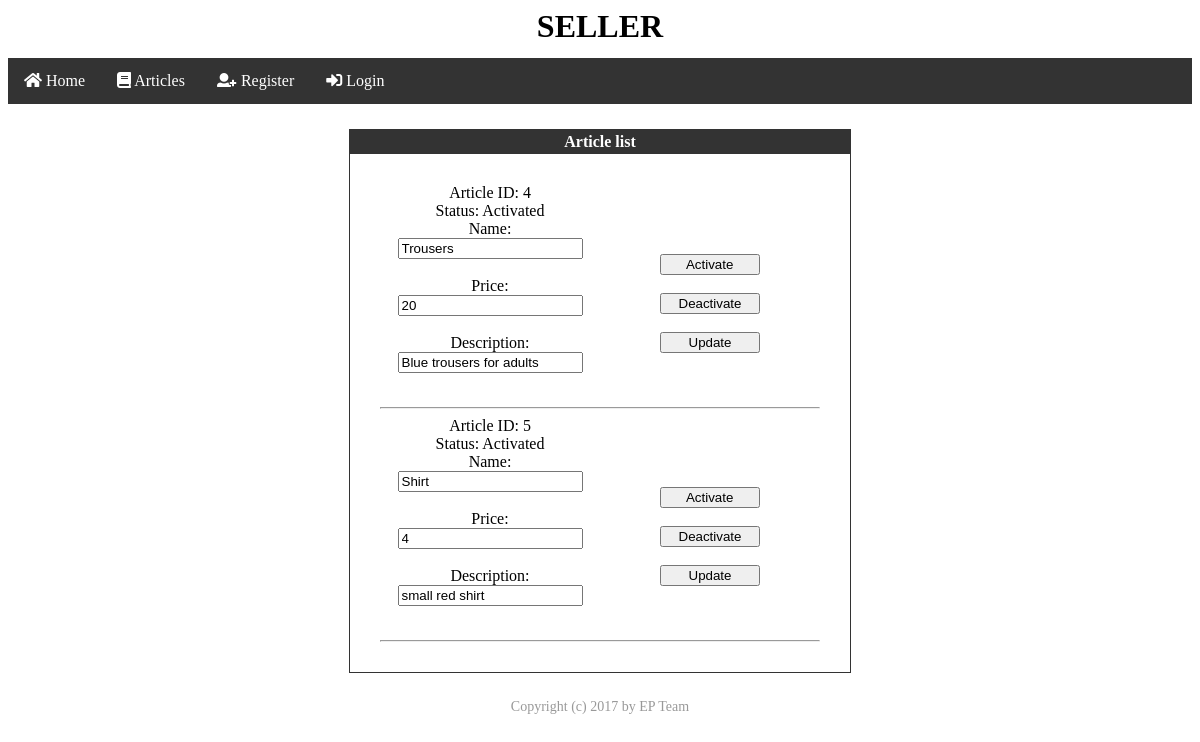
Page /verzija1/article_list.php on the committed database.
### tables this page shows
CREATE TABLE `articles` (
  `id` int(11) NOT NULL AUTO_INCREMENT,
  `name` varchar(45) NOT NULL,
  `price` float NOT NULL,
  `description` varchar(220) DEFAULT NULL,
  `active` tinyint(4) DEFAULT '0',
  PRIMARY KEY (`id`)
);

### verzija1/database/DB_Engine.php (called while the page is built, shortened)
<?php
$host = "localhost";
$user = "root";
$password = "";
$schema = "spletna_trgovina";
$config = "mysql:host=" . $host
        . ";dbname=" . $schema;
$options = array(
    PDO::ATTR_ERRMODE => PDO::ERRMODE_EXCEPTION,
    PDO::ATTR_DEFAULT_FETCH_MODE => PDO::FETCH_ASSOC,
    PDO::ATTR_PERSISTENT => true,
    PDO::MYSQL_ATTR_INIT_COMMAND => 'SET NAMES utf8'
);
$db = new PDO($config, $user, $password, $options);
function fetchRows($query){
    global $db;
    return $db->query($query);
}
?>

### verzija1/article_list.php (the view, shortened to what this page needs)
<?php
include 'database/DB_Engine.php';
?>
<html>
<?php include 'templates/template_head.php'; ?>
<body>
<div class="title" id="title" style="height: 50px; text-align: center"><h1>SELLER</h1></div>
        <?php        include 'templates/template_navigation_bar.php'; ?>
<div class="context" id="context">
    <div class="article_list" id="article_list" align = "center">
        <div style = "width:500px; border: solid 1px #333333; margin: 25px; " align = "center">
            <div style = "background-color:#333333; color:#FFFFFF; padding:3px;"><b>Article list</b></div>
            <div style = "margin:30px">
                <?php
                       $rez = fetchRows("SELECT id, name, price, description, active FROM articles");
                ?>
                <?php foreach($rez as $row){ ?>
                <form action = "" method = "post">
                    <div class="row">
                        <div class="column">
                            <label>Article ID: <?php echo $row['id']; ?></label><br/>
                            <label>Status:
                                    <?php if($row['active']){
                                        echo "Activated";
                                    }else{
                                        echo "Deactivated";
                                    } ?>
                                <br/></label>
                            <label>Name:</label><br/>
                            <input type = "text" name = "name" class = "box" value="<?php echo $row['name'] ?>"/><br/><br/>
                            <label>Price:</label><br/>
                            <input type = "text" name = "price" class = "box" value="<?php echo $row['price'] ?>"/><br/><br/>
                            <label>Description:</label><br/>
                            <input type = "text" name = "desc" class = "box" value="<?php echo $row['description'] ?>" /><br/><br/>
                        </div>
                        <div class="column" style="margin-top: 70px;">
                            <input type = "submit" name="activate"    value = " Activate "    style="display: block; width: 100px;"/><br/>
                            <input type = "submit" name="deactivate"  value = " Deactivate "  style="display: block; width: 100px;"/><br/>
                            <input type = "submit" name="update"      value = " Update "      style="display: block; width: 100px;"/><br/>
                        </div>
                    </div>
                </form>
                <hr>
                <?php } ?>
            </div>
        </div>
    </div>
</div>
 <?php include 'templates/template_footer.php'; ?>
</body>
</html>

### verzija1/css/styles.css (style rules this page uses)
body { min-width:600px; }
.column { float: left; width: 50%; }
.row:after { content: ""; display: table; clear: both; }

### rows in the picture
articles: id "4", active "Activated", name "Trousers", price "20", desc "Blue trousers for adults"
articles: id "5", active "Activated", name "Shirt", price "4", desc "small red shirt"
